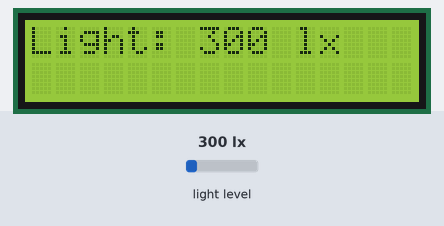
Simulated run of this sketch. Board: Arduino Uno, built with avr-gcc and run on an emulated ATmega328P. Shown: 16×2 character LCD. The inputs (shaded band) are chosen by the test bench; at power-on: light level 300 lx.

Above: at 1.2 s.
1.3 s: light level set to 40 lx
At 2.5 s:
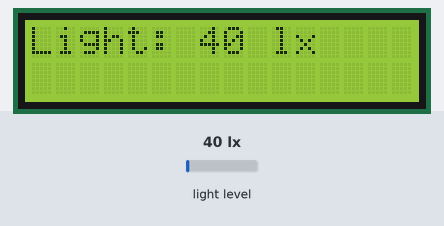
3.6 s: light level set to 500 lx
At 5.1 s:
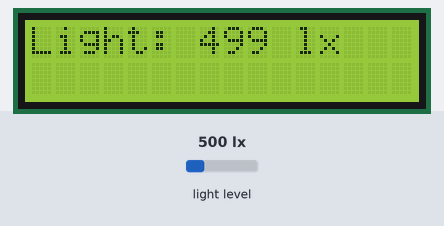
5.6 s: light level set to 1000 lx
At 6.6 s:
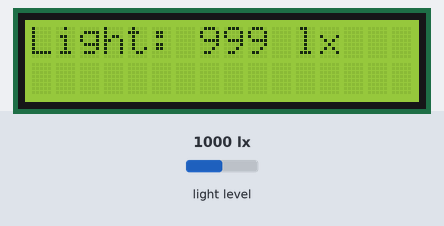
Timing chart, 0 to 8.6 s (numbered marks = the images above; inputs shaded):
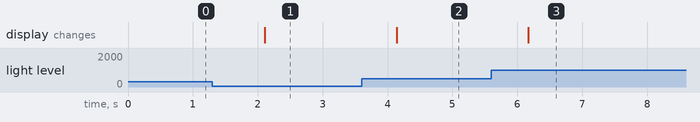

Measured:
- after the input at 1.3 s, the display: changes after 0.81 s (image 1)
- after the input at 3.6 s, the display: changes after 0.54 s (image 2)
- after the input at 5.6 s, the display: changes after 0.57 s (image 3)

The sketch:

BH1750_LCD.ino
```cpp
#include <Wire.h>
#include <BH1750.h>
#include <LiquidCrystal_I2C.h>
LiquidCrystal_I2C lcd(0x27, 16,2);

BH1750 lightMeter;


void setup(){

  lcd.init();
  lcd.backlight();

  // Initialize the I2C bus (BH1750 library doesn't do this automatically)
  Wire.begin();
  // On esp8266 you can select SCL and SDA pins using Wire.begin(D4, D3);

  lightMeter.begin();

  //lcd.println(F("BH1750 Test begin"));

}


void loop() {

  uint16_t lux = lightMeter.readLightLevel();
  lcd.setCursor(0,0);
  lcd.print("Light: ");
  lcd.print(lux);
  lcd.println(" lx");
  delay(1000);


}
```
